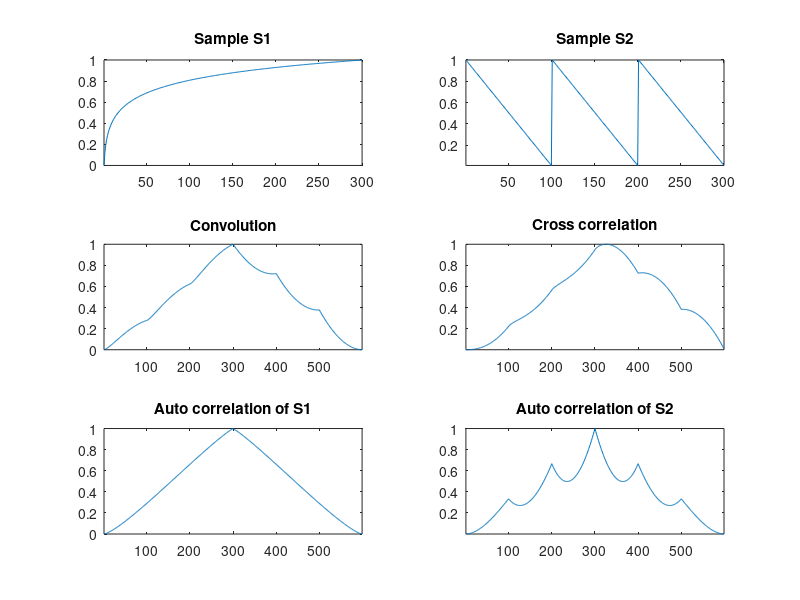

Reproduce this figure in MATLAB.
%Exercise 2
close all, clear all

S1 = log(1:300); %Signal 1
S1 = S1/max(S1); %Make maximal value 1
S2 = [100:-1:1, 100:-1:1, 100:-1:1]; %Signal 2
S2 = S2/max(S2); %Make maximal value 1
C = conv(S1,S2); %Convolute signals
C = C/max(C); %Make maximal value 1
XC = xcorr(S1,S2); %Cross Correlation
XC = XC/max(XC); %Make Maximal value 1
A1 = xcorr(S1,S1); %Auto correlation 
A1 = A1/max(A1); %Make maximal value 1
A2 = xcorr(S2,S2); %Auto correlation
A2 = A2/max(A2); %Make maximal value 1


%Plot signals
subplot(3,2,1)
plot(S1), title('Sample S1'), axis tight
subplot(3,2,2)
plot(S2), title('Sample S2'), axis tight
subplot(3,2,3)
plot(C), title('Convolution'), axis tight
subplot(3,2,4)
plot(XC), title('Cross correlation'), axis tight
subplot(3,2,5)
plot(A1), title('Auto correlation of S1'), axis tight
subplot(3,2,6)
plot(A2), title('Auto correlation of S2'), axis tight